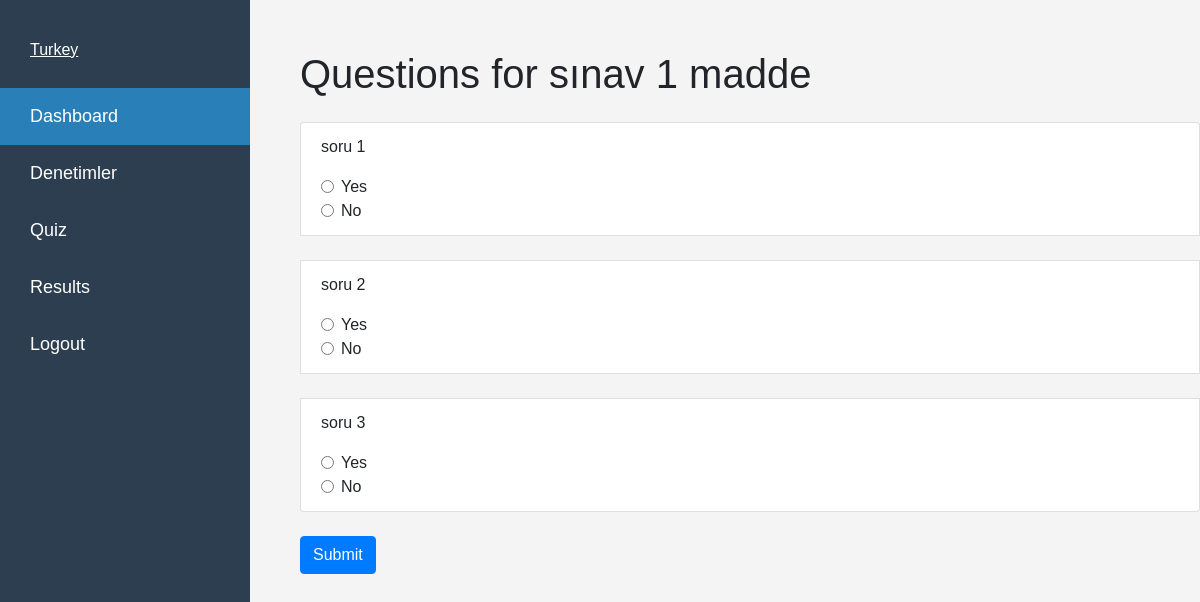
The page /questions/1/ on the database its author committed.
### quiz/models.py (models this page shows, shortened)
class Exam(models.Model):
    name = models.CharField(max_length=100)  # Sınav adı
    topic = models.ForeignKey(Topic, on_delete=models.CASCADE)  # Her sınav bir konuya bağlıdır

class Question(models.Model):
    DIFFICULTY_CHOICES = (
        ('low', 'Low'),  # Zorluk seçenekleri
        ('medium', 'Medium'),
        ('hard', 'Hard'),
    )
    BOOLEAN_CHOICES = (
        ('yes', 'Yes'),  # Evet/Hayır seçenekleri
        ('no', 'No'),
    )
    content = models.TextField()  # Soru içeriği
    image = models.ImageField(upload_to='question_images/', null=True, blank=True)  # Soru için resim (opsiyonel)
    correct_answer = models.CharField(max_length=3, choices=BOOLEAN_CHOICES)  # Doğru cevap
    difficulty = models.CharField(max_length=10, choices=DIFFICULTY_CHOICES)  # Zorluk seviyesi
    creator = models.ForeignKey(User, on_delete=models.CASCADE)  # Soruyu oluşturan kullanıcı
    category = models.ForeignKey(Category, on_delete=models.CASCADE)  # Sorunun kategorisi
    topic = models.ForeignKey(Topic, on_delete=models.CASCADE)  # Sorunun konusu
    exam = models.ForeignKey(Exam, on_delete=models.CASCADE)  # Sorunun ait olduğu sınav

### quiz/views.py (the view, shortened to what this page needs)
# urls.py: path('questions/<int:exam_id>/', views.display_questions, name='display_questions'),
def display_questions(request, exam_id):
    exam = get_object_or_404(Exam, pk=exam_id)
    questions = exam.question_set.all()
    return render(request, 'display_questions.html', {'exam': exam, 'questions': questions})

### quiz/templates/display_questions.html (shortened to what this page needs)
{% extends "layout.html" %}
{% block content %}
    <h1 class="mt-5 mb-4">Questions for {{ exam.name }}</h1>
    <form method="post">
        <ol class="list-group">
            {% for question in questions %}
                <li class="list-group-item mb-4">
                    <p>{{ question.content }}</p>
                    <div class="form-check">
                        <input class="form-check-input" type="radio" name="{{ question.id }}" id="{{ question.id }}_yes" value="yes">
                        <label class="form-check-label" for="{{ question.id }}_yes">Yes</label>
                    </div>
                    <div class="form-check">
                        <input class="form-check-input" type="radio" name="{{ question.id }}" id="{{ question.id }}_no" value="no">
                        <label class="form-check-label" for="{{ question.id }}_no">No</label>
                    </div>
                </li>
            {% endfor %}
        </ol>
        <button type="submit" class="btn btn-primary">Submit</button>
    </form>
{% endblock %}

### templates/partials/_navbar.html (style rules this page uses)
body { font-family: 'Arial', sans-serif; margin: 0; padding: 0; background-color: #f4f4f4; }

### rows shown on the page
Exam: name "sınav 1 madde"
Question: content "soru 1"
Question: content "soru 2"
Question: content "soru 3"
